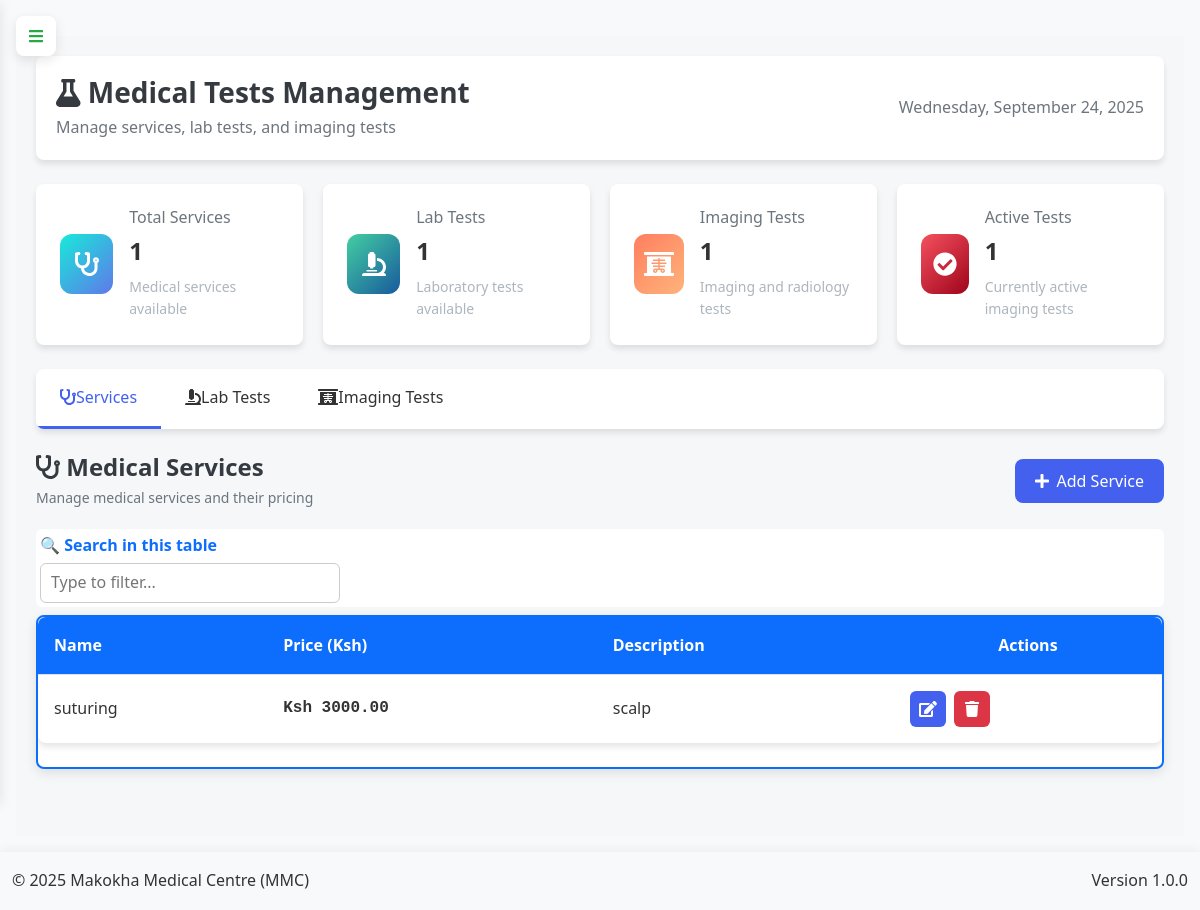
The page /admin/medical-tests (signed in) on the database as committed earlier.
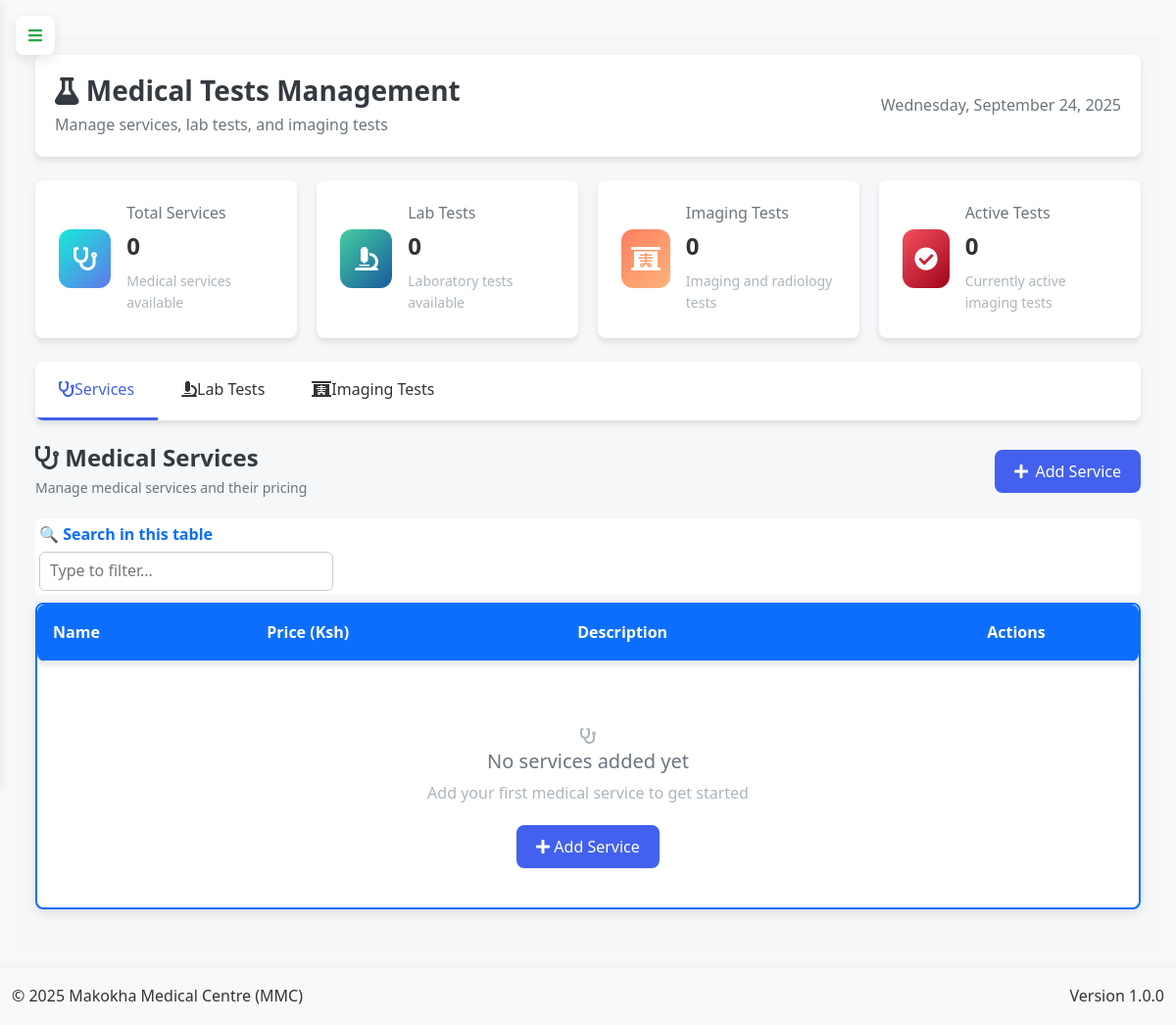
The same page on the database as committed later.
### app.py (models this page shows)
class Service(db.Model):
    id = db.Column(db.Integer, primary_key=True)
    name = db.Column(db.String(100), nullable=False)
    price = db.Column(db.Float, nullable=False)
    description = db.Column(db.Text)
    created_at = db.Column(db.DateTime, default=lambda: datetime.now(timezone.utc))
    updated_at = db.Column(db.DateTime, default=lambda: datetime.now(timezone.utc), onupdate=lambda: datetime.now(timezone.utc))

### app.py (the view)
@app.route('/admin/medical-tests')
@login_required
def manage_tests():
    if current_user.role != 'admin':
        abort(403)
    services = Service.query.order_by(Service.name).all()
    lab_tests = LabTest.query.order_by(LabTest.name).all()
    imaging_tests = ImagingTest.query.order_by(ImagingTest.name).all()
    return render_template('admin/medical_tests.html',
                         services=services,
                         lab_tests=lab_tests,
                         imaging_tests=imaging_tests)

### app.py (called while the page is built, shortened)
@app.before_request
def initialize_data():
    global _first_request
    if not _first_request:
        return

@app.context_processor
def inject_current_date():
    return {'current_date': date.today().strftime('%Y-%m-%d')}

@app.context_processor
def inject_csrf_token():
    return dict(csrf_token=generate_csrf)

@app.context_processor
def utility_processor():
    def decrypt_data(encrypted_data):
        if not encrypted_data:
            return ""
        try:
            return Config.decrypt_data_static(encrypted_data)
        except:
            return "[Decryption Error]"
    return dict(decrypt_data=decrypt_data)

    @login_manager.user_loader
    def load_user(user_id):
        return db.session.get(User, int(user_id))

### templates/admin/medical_tests.html (shortened to what the changed rows need)
{% extends "base.html" %}
{% block content %}
<link rel="stylesheet" href="https://cdnjs.cloudflare.com/ajax/libs/font-awesome/6.4.0/css/all.min.css">
<link rel="stylesheet" href="https://cdn.datatables.net/1.13.6/css/dataTables.bootstrap5.min.css">
<link rel="stylesheet" href="https://cdnjs.cloudflare.com/ajax/libs/animate.css/4.1.1/animate.min.css">
<div class="medical-tests-container">
    <div class="dashboard-header">
        <div class="header-content">
            <div class="header-title">
                <h1><i class="fas fa-flask"></i> Medical Tests Management</h1>
            </div>
        </div>
    </div>
    <div class="summary-cards-grid">
        <div class="summary-card services">
            <div class="card-content">
                <h3>Total Services</h3>
                <div class="amount" id="total-services">{{ services|length }}</div>
                <p>Medical services available</p>
            </div>
        </div>
        <div class="summary-card lab-tests">
            <div class="card-content">
                <h3>Lab Tests</h3>
                <div class="amount" id="total-lab-tests">{{ lab_tests|length }}</div>
                <p>Laboratory tests available</p>
            </div>
        </div>
        <div class="summary-card imaging-tests">
            <div class="card-content">
                <h3>Imaging Tests</h3>
                <div class="amount" id="total-imaging-tests">{{ imaging_tests|length }}</div>
                <p>Imaging and radiology tests</p>
            </div>
        </div>
        <div class="summary-card active-tests">
            <div class="card-content">
                <h3>Active Tests</h3>
                <div class="amount" id="active-tests">{{ imaging_tests|selectattr("is_active")|list|length }}</div>
                <p>Currently active imaging tests</p>
            </div>
        </div>
    </div>
    <div class="tab-content active" id="services-tab">
        <div class="section-header">
            <div class="section-title">
                <h2><i class="fas fa-stethoscope"></i> Medical Services</h2>
            </div>
        </div>
        <div class="table-container">
            <table id="services-table" class="modern-table">
                <thead>
                    <tr>
                        <th>Name</th>
                        <th>Price (Ksh)</th>
                        <th>Description</th>
                        <th class="text-center">Actions</th>
                    </tr>
                </thead>
                <tbody>
                    {% for service in services %}
                    <tr>
                        <td>{{ service.name }}</td>
                        <td class="amount-cell">Ksh {{ "%.2f"|format(service.price) }}</td>
                        <td>{{ service.description or 'No description' }}</td>
                        <td class="action-btns">
                            <div class="btn-group">
                                <button class="action-btn btn-primary"
                                        onclick="medicalTests.editService({{ service.id }}, '{{ service.name | replace("'", "\\'") }}', {{ service.price }}, '{{ service.description | replace("'", "\\'") if service.description else '' }}')">
                                    <i class="fas fa-edit"></i>
                                </button>
                                <button class="action-btn btn-danger"
                                        data-delete-record="{{ service.id }}"
                                        data-record-type="service">
                                    <i class="fas fa-trash"></i>
                                </button>
                            </div>
                        </td>
                    </tr>
                    {% endfor %}
                </tbody>
            </table>
            {% if not services %}
            <div class="empty-state" id="services-empty">
                <i class="fas fa-stethoscope"></i>
                <h3>No services added yet</h3>
                <p>Add your first medical service to get started</p>
                <button class="btn btn-primary" data-modal-target="add-service">
                    <i class="fas fa-plus"></i> Add Service
                </button>
            </div>
            {% endif %}
        </div>
    </div>
</div>
{% endblock %}

Rows that differ between the two databases and show on the page:
removed Service: name "suturing", price "3000.00", description "scalp"
Other text that changed with them:
{{ services|length }}: "1" → "0"
{{ lab_tests|length }}: "1" → "0"
{{ imaging_tests|length }}: "1" → "0"
{{ imaging_tests|selectattr("is_active")|list|length }}: "1" → "0"
text now shown: "No services added yet Add your first medical service to get started Add Service"
